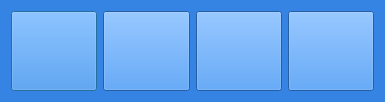
<?xml version="1.0" encoding="UTF-8"?>
<ui version="4.0">
 <class>pawnTransformD</class>
 <widget class="QDialog" name="pawnTransformD">
  <property name="geometry">
   <rect>
    <x>0</x>
    <y>0</y>
    <width>385</width>
    <height>102</height>
   </rect>
  </property>
  <property name="palette">
   <palette>
    <active>
     <colorrole role="WindowText">
      <brush brushstyle="SolidPattern">
       <color alpha="255">
        <red>0</red>
        <green>0</green>
        <blue>0</blue>
       </color>
      </brush>
     </colorrole>
     <colorrole role="Button">
      <brush brushstyle="SolidPattern">
       <color alpha="255">
        <red>53</red>
        <green>132</green>
        <blue>228</blue>
       </color>
      </brush>
     </colorrole>
     <colorrole role="Light">
      <brush brushstyle="SolidPattern">
       <color alpha="255">
        <red>146</red>
        <green>195</green>
        <blue>255</blue>
       </color>
      </brush>
     </colorrole>
     <colorrole role="Midlight">
      <brush brushstyle="SolidPattern">
       <color alpha="255">
        <red>99</red>
        <green>163</green>
        <blue>241</blue>
       </color>
      </brush>
     </colorrole>
     <colorrole role="Dark">
      <brush brushstyle="SolidPattern">
       <color alpha="255">
        <red>26</red>
        <green>66</green>
        <blue>114</blue>
       </color>
      </brush>
     </colorrole>
     <colorrole role="Mid">
      <brush brushstyle="SolidPattern">
       <color alpha="255">
        <red>35</red>
        <green>88</green>
        <blue>152</blue>
       </color>
      </brush>
     </colorrole>
     <colorrole role="Text">
      <brush brushstyle="SolidPattern">
       <color alpha="255">
        <red>0</red>
        <green>0</green>
        <blue>0</blue>
       </color>
      </brush>
     </colorrole>
     <colorrole role="BrightText">
      <brush brushstyle="SolidPattern">
       <color alpha="255">
        <red>255</red>
        <green>255</green>
        <blue>255</blue>
       </color>
      </brush>
     </colorrole>
     <colorrole role="ButtonText">
      <brush brushstyle="SolidPattern">
       <color alpha="255">
        <red>0</red>
        <green>0</green>
        <blue>0</blue>
       </color>
      </brush>
     </colorrole>
     <colorrole role="Base">
      <brush brushstyle="SolidPattern">
       <color alpha="255">
        <red>255</red>
        <green>255</green>
        <blue>255</blue>
       </color>
      </brush>
     </colorrole>
     <colorrole role="Window">
      <brush brushstyle="SolidPattern">
       <color alpha="255">
        <red>53</red>
        <green>132</green>
        <blue>228</blue>
       </color>
      </brush>
     </colorrole>
     <colorrole role="Shadow">
      <brush brushstyle="SolidPattern">
       <color alpha="255">
        <red>0</red>
        <green>0</green>
        <blue>0</blue>
       </color>
      </brush>
     </colorrole>
     <colorrole role="AlternateBase">
      <brush brushstyle="SolidPattern">
       <color alpha="255">
        <red>154</red>
        <green>193</green>
        <blue>241</blue>
       </color>
      </brush>
     </colorrole>
     <colorrole role="ToolTipBase">
      <brush brushstyle="SolidPattern">
       <color alpha="255">
        <red>255</red>
        <green>255</green>
        <blue>220</blue>
       </color>
      </brush>
     </colorrole>
     <colorrole role="ToolTipText">
      <brush brushstyle="SolidPattern">
       <color alpha="255">
        <red>0</red>
        <green>0</green>
        <blue>0</blue>
       </color>
      </brush>
     </colorrole>
     <colorrole role="PlaceholderText">
      <brush brushstyle="SolidPattern">
       <color alpha="128">
        <red>0</red>
        <green>0</green>
        <blue>0</blue>
       </color>
      </brush>
     </colorrole>
    </active>
    <inactive>
     <colorrole role="WindowText">
      <brush brushstyle="SolidPattern">
       <color alpha="255">
        <red>0</red>
        <green>0</green>
        <blue>0</blue>
       </color>
      </brush>
     </colorrole>
     <colorrole role="Button">
      <brush brushstyle="SolidPattern">
       <color alpha="255">
        <red>53</red>
        <green>132</green>
        <blue>228</blue>
       </color>
      </brush>
     </colorrole>
     <colorrole role="Light">
      <brush brushstyle="SolidPattern">
       <color alpha="255">
        <red>146</red>
        <green>195</green>
        <blue>255</blue>
       </color>
      </brush>
     </colorrole>
     <colorrole role="Midlight">
      <brush brushstyle="SolidPattern">
       <color alpha="255">
        <red>99</red>
        <green>163</green>
        <blue>241</blue>
       </color>
      </brush>
     </colorrole>
     <colorrole role="Dark">
      <brush brushstyle="SolidPattern">
       <color alpha="255">
        <red>26</red>
        <green>66</green>
        <blue>114</blue>
       </color>
      </brush>
     </colorrole>
     <colorrole role="Mid">
      <brush brushstyle="SolidPattern">
       <color alpha="255">
        <red>35</red>
        <green>88</green>
        <blue>152</blue>
       </color>
      </brush>
     </colorrole>
     <colorrole role="Text">
      <brush brushstyle="SolidPattern">
       <color alpha="255">
        <red>0</red>
        <green>0</green>
        <blue>0</blue>
       </color>
      </brush>
     </colorrole>
     <colorrole role="BrightText">
      <brush brushstyle="SolidPattern">
       <color alpha="255">
        <red>255</red>
        <green>255</green>
        <blue>255</blue>
       </color>
      </brush>
     </colorrole>
     <colorrole role="ButtonText">
      <brush brushstyle="SolidPattern">
       <color alpha="255">
        <red>0</red>
        <green>0</green>
        <blue>0</blue>
       </color>
      </brush>
     </colorrole>
     <colorrole role="Base">
      <brush brushstyle="SolidPattern">
       <color alpha="255">
        <red>255</red>
        <green>255</green>
        <blue>255</blue>
       </color>
      </brush>
     </colorrole>
     <colorrole role="Window">
      <brush brushstyle="SolidPattern">
       <color alpha="255">
        <red>53</red>
        <green>132</green>
        <blue>228</blue>
       </color>
      </brush>
     </colorrole>
     <colorrole role="Shadow">
      <brush brushstyle="SolidPattern">
       <color alpha="255">
        <red>0</red>
        <green>0</green>
        <blue>0</blue>
       </color>
      </brush>
     </colorrole>
     <colorrole role="AlternateBase">
      <brush brushstyle="SolidPattern">
       <color alpha="255">
        <red>154</red>
        <green>193</green>
        <blue>241</blue>
       </color>
      </brush>
     </colorrole>
     <colorrole role="ToolTipBase">
      <brush brushstyle="SolidPattern">
       <color alpha="255">
        <red>255</red>
        <green>255</green>
        <blue>220</blue>
       </color>
      </brush>
     </colorrole>
     <colorrole role="ToolTipText">
      <brush brushstyle="SolidPattern">
       <color alpha="255">
        <red>0</red>
        <green>0</green>
        <blue>0</blue>
       </color>
      </brush>
     </colorrole>
     <colorrole role="PlaceholderText">
      <brush brushstyle="SolidPattern">
       <color alpha="128">
        <red>0</red>
        <green>0</green>
        <blue>0</blue>
       </color>
      </brush>
     </colorrole>
    </inactive>
    <disabled>
     <colorrole role="WindowText">
      <brush brushstyle="SolidPattern">
       <color alpha="255">
        <red>26</red>
        <green>66</green>
        <blue>114</blue>
       </color>
      </brush>
     </colorrole>
     <colorrole role="Button">
      <brush brushstyle="SolidPattern">
       <color alpha="255">
        <red>53</red>
        <green>132</green>
        <blue>228</blue>
       </color>
      </brush>
     </colorrole>
     <colorrole role="Light">
      <brush brushstyle="SolidPattern">
       <color alpha="255">
        <red>146</red>
        <green>195</green>
        <blue>255</blue>
       </color>
      </brush>
     </colorrole>
     <colorrole role="Midlight">
      <brush brushstyle="SolidPattern">
       <color alpha="255">
        <red>99</red>
        <green>163</green>
        <blue>241</blue>
       </color>
      </brush>
     </colorrole>
     <colorrole role="Dark">
      <brush brushstyle="SolidPattern">
       <color alpha="255">
        <red>26</red>
        <green>66</green>
        <blue>114</blue>
       </color>
      </brush>
     </colorrole>
     <colorrole role="Mid">
      <brush brushstyle="SolidPattern">
       <color alpha="255">
        <red>35</red>
        <green>88</green>
        <blue>152</blue>
       </color>
      </brush>
     </colorrole>
     <colorrole role="Text">
      <brush brushstyle="SolidPattern">
       <color alpha="255">
        <red>26</red>
        <green>66</green>
        <blue>114</blue>
       </color>
      </brush>
     </colorrole>
     <colorrole role="BrightText">
      <brush brushstyle="SolidPattern">
       <color alpha="255">
        <red>255</red>
        <green>255</green>
        <blue>255</blue>
       </color>
      </brush>
     </colorrole>
     <colorrole role="ButtonText">
      <brush brushstyle="SolidPattern">
       <color alpha="255">
        <red>26</red>
        <green>66</green>
        <blue>114</blue>
       </color>
      </brush>
     </colorrole>
     <colorrole role="Base">
      <brush brushstyle="SolidPattern">
       <color alpha="255">
        <red>53</red>
        <green>132</green>
        <blue>228</blue>
       </color>
      </brush>
     </colorrole>
     <colorrole role="Window">
      <brush brushstyle="SolidPattern">
       <color alpha="255">
        <red>53</red>
        <green>132</green>
        <blue>228</blue>
       </color>
      </brush>
     </colorrole>
     <colorrole role="Shadow">
      <brush brushstyle="SolidPattern">
       <color alpha="255">
        <red>0</red>
        <green>0</green>
        <blue>0</blue>
       </color>
      </brush>
     </colorrole>
     <colorrole role="AlternateBase">
      <brush brushstyle="SolidPattern">
       <color alpha="255">
        <red>53</red>
        <green>132</green>
        <blue>228</blue>
       </color>
      </brush>
     </colorrole>
     <colorrole role="ToolTipBase">
      <brush brushstyle="SolidPattern">
       <color alpha="255">
        <red>255</red>
        <green>255</green>
        <blue>220</blue>
       </color>
      </brush>
     </colorrole>
     <colorrole role="ToolTipText">
      <brush brushstyle="SolidPattern">
       <color alpha="255">
        <red>0</red>
        <green>0</green>
        <blue>0</blue>
       </color>
      </brush>
     </colorrole>
     <colorrole role="PlaceholderText">
      <brush brushstyle="SolidPattern">
       <color alpha="128">
        <red>0</red>
        <green>0</green>
        <blue>0</blue>
       </color>
      </brush>
     </colorrole>
    </disabled>
   </palette>
  </property>
  <property name="windowTitle">
   <string>Dialog</string>
  </property>
  <layout class="QHBoxLayout" name="horizontalLayout">
   <item>
    <widget class="QPushButton" name="queen">
     <property name="sizePolicy">
      <sizepolicy hsizetype="Ignored" vsizetype="Preferred">
       <horstretch>0</horstretch>
       <verstretch>0</verstretch>
      </sizepolicy>
     </property>
     <property name="minimumSize">
      <size>
       <width>70</width>
       <height>0</height>
      </size>
     </property>
     <property name="text">
      <string/>
     </property>
    </widget>
   </item>
   <item>
    <widget class="QPushButton" name="bishop">
     <property name="sizePolicy">
      <sizepolicy hsizetype="Ignored" vsizetype="Preferred">
       <horstretch>0</horstretch>
       <verstretch>0</verstretch>
      </sizepolicy>
     </property>
     <property name="minimumSize">
      <size>
       <width>70</width>
       <height>0</height>
      </size>
     </property>
     <property name="text">
      <string/>
     </property>
    </widget>
   </item>
   <item>
    <widget class="QPushButton" name="knight">
     <property name="sizePolicy">
      <sizepolicy hsizetype="Ignored" vsizetype="Preferred">
       <horstretch>0</horstretch>
       <verstretch>0</verstretch>
      </sizepolicy>
     </property>
     <property name="minimumSize">
      <size>
       <width>70</width>
       <height>0</height>
      </size>
     </property>
     <property name="text">
      <string/>
     </property>
    </widget>
   </item>
   <item>
    <widget class="QPushButton" name="rokh">
     <property name="sizePolicy">
      <sizepolicy hsizetype="Ignored" vsizetype="Preferred">
       <horstretch>0</horstretch>
       <verstretch>0</verstretch>
      </sizepolicy>
     </property>
     <property name="minimumSize">
      <size>
       <width>70</width>
       <height>0</height>
      </size>
     </property>
     <property name="text">
      <string/>
     </property>
    </widget>
   </item>
  </layout>
 </widget>
 <resources/>
 <connections/>
</ui>
